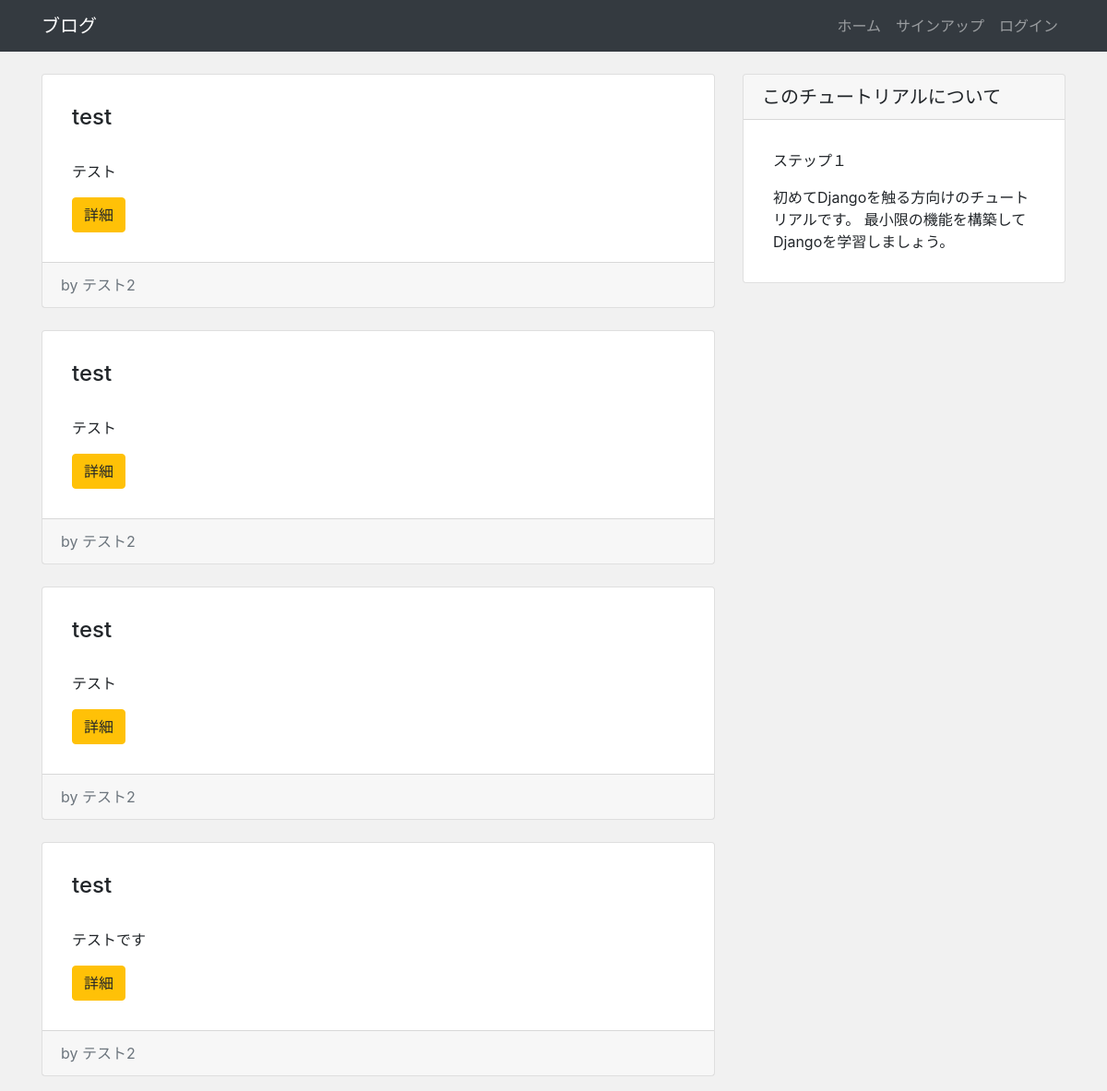
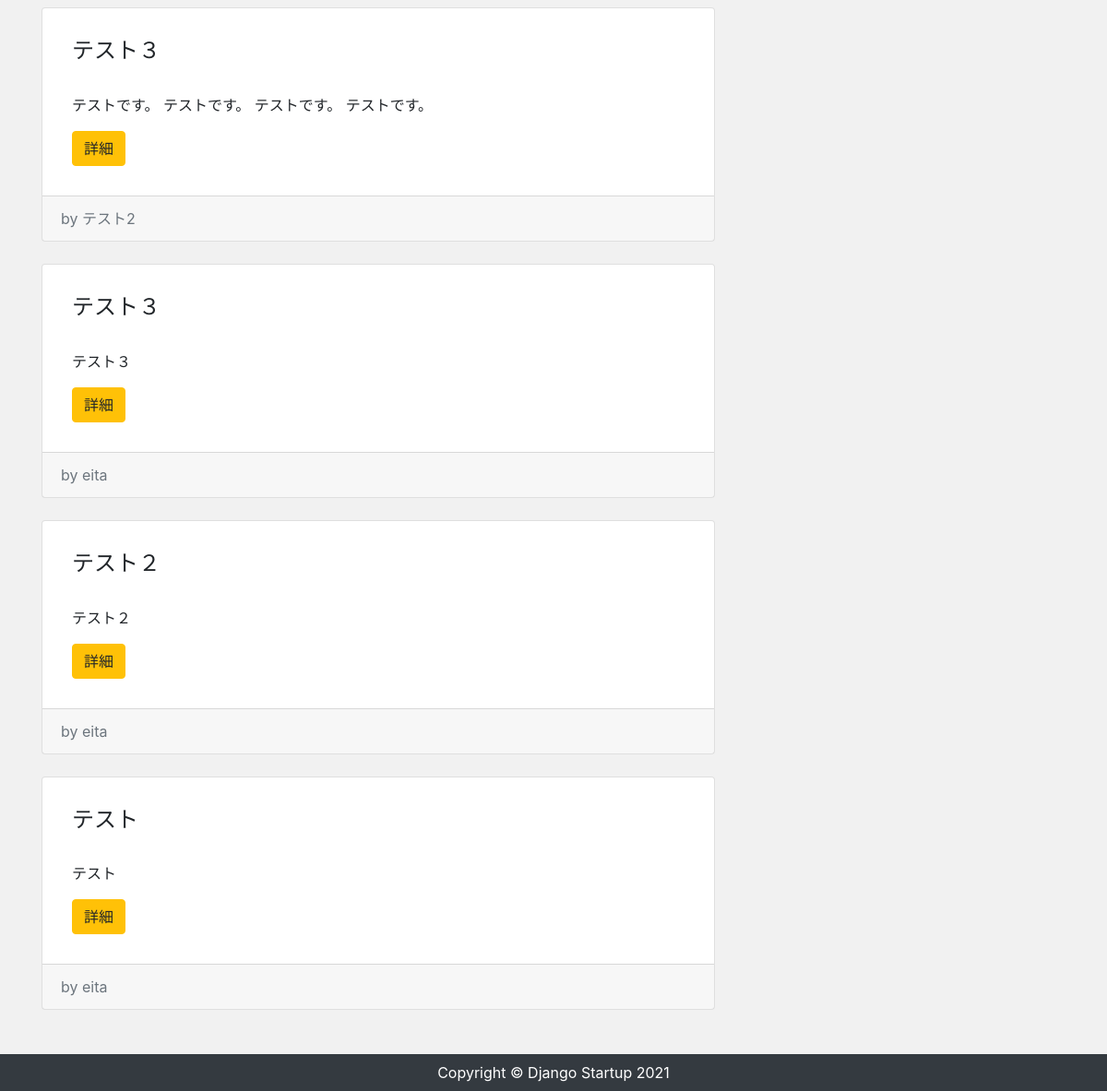
The page / on the database its author committed (2 pictures, top to bottom).
### app/models.py (models this page shows, shortened)
class Post(models.Model):
  author = models.ForeignKey(settings.AUTH_USER_MODEL, on_delete=models.CASCADE)
  title = models.CharField("タイトル", max_length=200)
  image = models.ImageField(upload_to='images', verbose_name='イメージ画像', null=True, blank=True)
  content = models.TextField("本文")
  created_at = models.DateTimeField("作成日", default=timezone.now)

### app/views.py (the view)
# urls.py: path('', views.IndexView.as_view(), name='index'),
class IndexView(View):
  def get(self, request, *args, **kwargs):       # get関数は画面が表示されたら必ず最初に呼ばれる
    post_data = Post.objects.order_by('-id')     # Postモデルを呼び出し、降順に並び替えている
    return render(request, 'app/index.html', {   # render関数を使用して、テンプレートにデータを渡します
      'post_data': post_data,
    })

### app/templates/app/index.html (shortened to what this page needs)
{% extends "app/base.html" %}
{% block content %}
<div class="row my-4">
  <div class="col-md-8">
    {% for post in post_data %}
      <div class="card mb-4">
        <div class="card-body">
          <h2 class="card-title">{{ post.title }}</h2>
            <p class="card-text">{{ post.content|truncatechars:100 }}</p>
            <div class="btn btn-warning">詳細</div>
        </div>
        <div class="card-footer text-muted">
          {{ post.created|date }} by {{post.author}}
        </div>
      </div>
    {% endfor %}
  </div>
  <div class="col-md-4">
    <div class="card">
      <h5 class="card-header">このチュートリアルについて</h5>
      <div class="card-body">
        <p>ステップ１</p>
        <p class="mb-0">
          初めてDjangoを触る方向けのチュートリアルです。
          最小限の機能を構築してDjangoを学習しましょう。
        </p>
      </div>
    </div>
  </div>
</div>
{% endblock %}

### app/templates/app/base.html (shortened to what this page needs)
{% load static %}
<!DOCTYPE html>
<html lang="ja">
<head>
  <link rel="stylesheet" href="https://stackpath.bootstrapcdn.com/bootstrap/4.5.0/css/bootstrap.min.css">
  <link rel="stylesheet" href="{% static 'css/style.css' %}">
</head>
<body>
  <nav class="navbar navbar-expand-lg navbar-dark bg-dark">
    <div class="container">
      <a class="navbar-brand" href="/">ブログ</a>
      <ul class="navbar-nav ml-auto">
        <li class="nav-item">
          <a class="nav-link" href="/">ホーム</a>
        </li>
        {% if user.is_authenticated %}
        <li class="nav-item">
          <a  class="nav-link" href="{% url 'post_new' %}">投稿</a>
        </li>
        <li class="nav-item">
          <a  class="nav-link" href="{% url 'account_logout' %}">ログアウト</a>
        </li>
        {% else %}
        <li class="nav-item">
          <a  class="nav-link" href="{% url 'account_signup' %}">サインアップ</a>
        </li>
        <li class="nav-item">
          <a  class="nav-link" href="{% url 'account_login' %}">ログイン</a>
        </li>
        {% endif %}
      </ul>
    </div>
  </nav>
  <main>
    <div class="container">
      {% block content %}
      {% endblock %}
    </div>
  </main>
  <footer class="py-2 bg-dark">
    <p class="m-0 text-center text-white">Copyright &copy; Django Startup 2021</p>
  </footer>
</body>
</html>

### app/static/css/style.css (style rules this page uses)
* { margin: 0; padding: 0; box-sizing: border-box; }
body { background-color: #f1f1f1; display: flex; flex-flow: column; min-height: 100vh; }
main { flex: 1; }
.card-title { margin-bottom: 2rem; font-size: 1.5rem; }
.card-body { padding: 2rem; }

### rows shown on the page
Post: title "test", content "テスト", author "テスト2"
Post: title "test", content "テスト", author "テスト2"
Post: title "test", content "テスト", author "テスト2"
Post: title "test", content "テストです", author "テスト2"
Post: title "テスト３", content "テストです。 テストです。 テストです。 テストです。", author "テスト2"
Post: title "テスト３", content "テスト３", author "eita"
Post: title "テスト２", content "テスト２", author "eita"
Post: title "テスト", content "テスト", author "eita"
